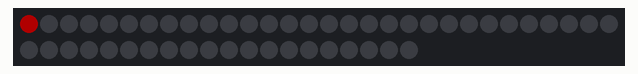
This sketch was run on a simulated Arduino Uno, built with avr-gcc and run on an emulated ATmega328P. Shown: 50 RGB LEDs in strip order, left to right, continuing on the next row. Dim RGB values are drawn brighter than linear.

Above: at 0.16 s.
At 0.8 s:
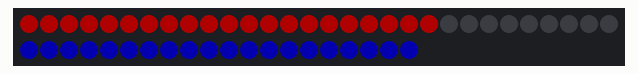
At 10.12 s:
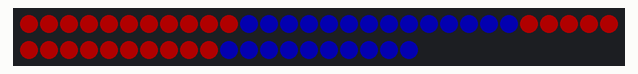
At 19.43 s:
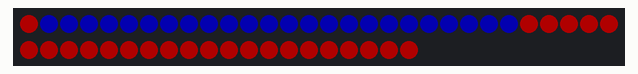
At 28.6 s:
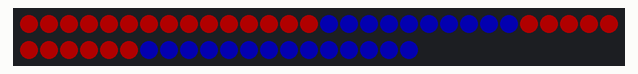
At 39.51 s:
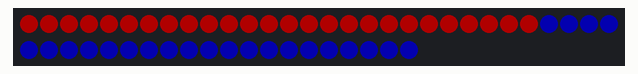

The sketch:

01_loop_over_pixels.ino
```cpp
#include <Adafruit_NeoPixel.h>                            // подключаем библиотеку
#define PIN 13                                            // Это 6 выход, куда подцеплена лента.
#define NUMPIXELS 50                                      //Число светодиодов в ленте


Adafruit_NeoPixel strip = Adafruit_NeoPixel(NUMPIXELS, PIN, NEO_GRB + NEO_KHZ800);


void setup() {
  strip.begin(); //Инициализируем библиотеку Adafruit_NeoPixel
  strip.show(); //гасим светодиоды из указанного диапазона
}

void loop() {

  for(int i=NUMPIXELS; i>0; i--) {

    strip.setPixelColor(i, strip.Color(1, 0, 55));

    strip.setPixelColor(NUMPIXELS-i, strip.Color(55, 0, 0));

    strip.show();

    delay(30);
  }

}
```
